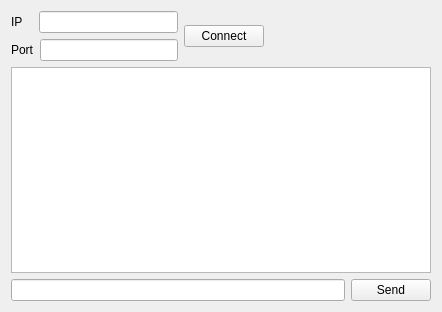
<?xml version="1.0" encoding="UTF-8"?>
<ui version="4.0">
 <class>MainWidget</class>
 <widget class="QWidget" name="MainWidget">
  <property name="geometry">
   <rect>
    <x>0</x>
    <y>0</y>
    <width>442</width>
    <height>312</height>
   </rect>
  </property>
  <property name="minimumSize">
   <size>
    <width>442</width>
    <height>312</height>
   </size>
  </property>
  <property name="maximumSize">
   <size>
    <width>442</width>
    <height>312</height>
   </size>
  </property>
  <property name="windowTitle">
   <string>MainWidget</string>
  </property>
  <layout class="QVBoxLayout" name="verticalLayout_3">
   <item>
    <layout class="QHBoxLayout" name="horizontalLayout_4">
     <item>
      <layout class="QVBoxLayout" name="verticalLayout">
       <item>
        <layout class="QHBoxLayout" name="horizontalLayout">
         <item>
          <widget class="QLabel" name="labelIP">
           <property name="text">
            <string>IP   </string>
           </property>
          </widget>
         </item>
         <item>
          <widget class="QLineEdit" name="lineIP">
           <property name="readOnly">
            <bool>false</bool>
           </property>
          </widget>
         </item>
        </layout>
       </item>
       <item>
        <layout class="QHBoxLayout" name="horizontalLayout_2">
         <item>
          <widget class="QLabel" name="labelPort">
           <property name="text">
            <string>Port</string>
           </property>
          </widget>
         </item>
         <item>
          <widget class="QLineEdit" name="linePort">
           <property name="readOnly">
            <bool>false</bool>
           </property>
          </widget>
         </item>
        </layout>
       </item>
      </layout>
     </item>
     <item>
      <widget class="QPushButton" name="buttonConnect">
       <property name="text">
        <string>Connect</string>
       </property>
      </widget>
     </item>
     <item>
      <spacer name="horizontalSpacer">
       <property name="orientation">
        <enum>Qt::Horizontal</enum>
       </property>
       <property name="sizeHint" stdset="0">
        <size>
         <width>40</width>
         <height>20</height>
        </size>
       </property>
      </spacer>
     </item>
    </layout>
   </item>
   <item>
    <layout class="QVBoxLayout" name="verticalLayout_2">
     <item>
      <widget class="QTextEdit" name="textMessages">
       <property name="readOnly">
        <bool>true</bool>
       </property>
      </widget>
     </item>
     <item>
      <layout class="QHBoxLayout" name="horizontalLayout_3">
       <item>
        <widget class="QLineEdit" name="lineMessage"/>
       </item>
       <item>
        <widget class="QPushButton" name="buttonSend">
         <property name="text">
          <string>Send</string>
         </property>
        </widget>
       </item>
      </layout>
     </item>
    </layout>
   </item>
  </layout>
 </widget>
 <layoutdefault spacing="6" margin="11"/>
 <resources/>
 <connections/>
</ui>
